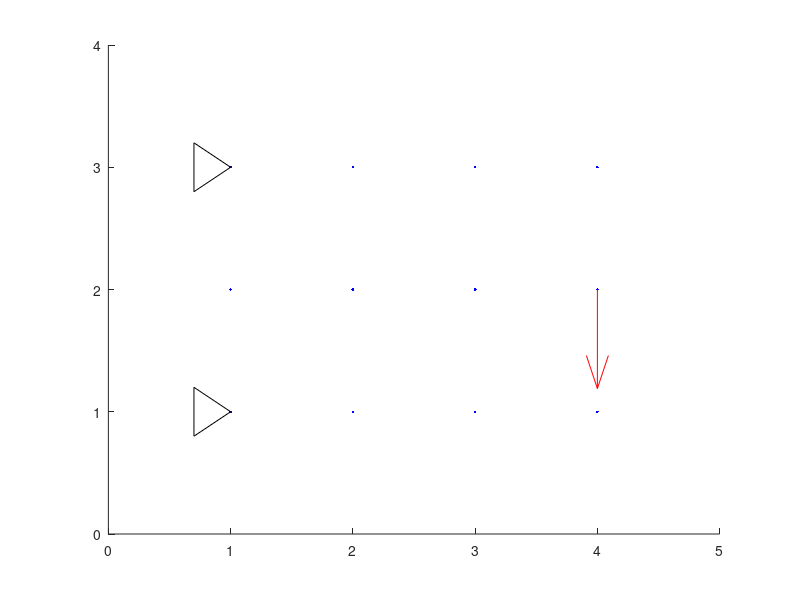

Write the MATLAB code that produced this figure.
clear
clc
close all

m=3;
n=4;

% plots the nodes
hold on 
for i=1:m
    for j=1:n
    plot(j,i,'b.')
    axis equal
    ylim([0 m+1])
    xlim([0 n+1])
    end
end 

% plots the anchors
% Anchor at 1,1
plot([1 .7],[1 1.2],'k-')
plot([1 .7],[1 .8],'k-')
plot([.7 .7],[.8 1.2],'k-')

% Anchor at 1,3
plot([1 .7],[3 3.2],'k-')
plot([1 .7],[3 2.8],'k-')
plot([.7 .7],[2.8 3.2],'k-')

% plots the applied force vector
quiver(n,round(m/2),0,-.9,'r')
hold off


% Finds the total number of possible trusses
poss_truss=nchoosek(n*m,2);


area=1;
